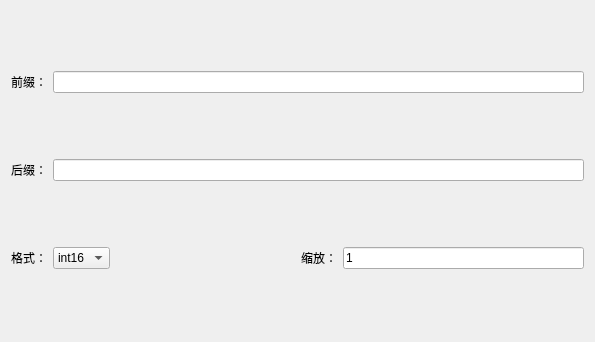
<?xml version="1.0" encoding="UTF-8"?>
<ui version="4.0">
 <class>ParameterAdjustmentItem</class>
 <widget class="QWidget" name="ParameterAdjustmentItem">
  <property name="geometry">
   <rect>
    <x>0</x>
    <y>0</y>
    <width>595</width>
    <height>342</height>
   </rect>
  </property>
  <property name="windowTitle">
   <string>Form</string>
  </property>
  <layout class="QVBoxLayout" name="verticalLayout">
   <item>
    <layout class="QHBoxLayout" name="horizontalLayout_2">
     <item>
      <widget class="QLabel" name="label">
       <property name="text">
        <string>前缀：</string>
       </property>
      </widget>
     </item>
     <item>
      <widget class="QLineEdit" name="m_le_PrefixBytes"/>
     </item>
    </layout>
   </item>
   <item>
    <layout class="QHBoxLayout" name="horizontalLayout_3">
     <item>
      <widget class="QLabel" name="label_2">
       <property name="text">
        <string>后缀：</string>
       </property>
      </widget>
     </item>
     <item>
      <widget class="QLineEdit" name="m_le_SuffixBytes"/>
     </item>
    </layout>
   </item>
   <item>
    <layout class="QHBoxLayout" name="horizontalLayout_4" stretch="1,1">
     <item>
      <layout class="QHBoxLayout" name="horizontalLayout_5">
       <item alignment="Qt::AlignLeft">
        <widget class="QLabel" name="label_3">
         <property name="text">
          <string>格式：</string>
         </property>
        </widget>
       </item>
       <item>
        <widget class="QComboBox" name="m_cb_Format">
         <item>
          <property name="text">
           <string>int16</string>
          </property>
         </item>
         <item>
          <property name="text">
           <string>float</string>
          </property>
         </item>
        </widget>
       </item>
       <item>
        <spacer name="horizontalSpacer">
         <property name="orientation">
          <enum>Qt::Horizontal</enum>
         </property>
         <property name="sizeHint" stdset="0">
          <size>
           <width>40</width>
           <height>20</height>
          </size>
         </property>
        </spacer>
       </item>
      </layout>
     </item>
     <item>
      <layout class="QHBoxLayout" name="horizontalLayout_6">
       <item>
        <widget class="QLabel" name="label_4">
         <property name="text">
          <string>缩放：</string>
         </property>
        </widget>
       </item>
       <item>
        <widget class="QLineEdit" name="m_le_Scale">
         <property name="text">
          <string>1</string>
         </property>
        </widget>
       </item>
      </layout>
     </item>
    </layout>
   </item>
  </layout>
 </widget>
 <resources/>
 <connections/>
</ui>
